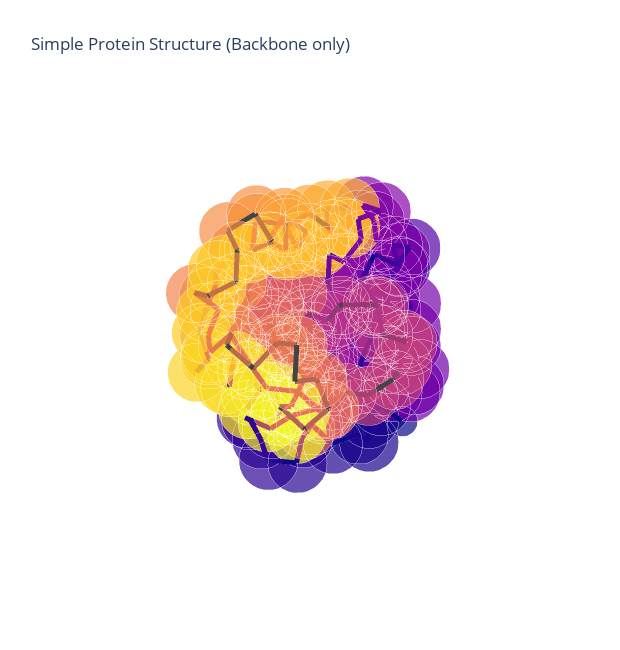

Notebook source saved alongside this figure:
### Markdown cell above
## Plot 3D Structure

Graphein provides two main ways of visualising protein graph structures. These are based on plotly (interactive) and matplotlib (static).

### Interactive

Interactive visualisation can be performed by using [`plotly_protein_structure_graph()`](https://graphein.ai/modules/graphein.protein.html#graphein.protein.visualisation.plotly_protein_structure_graph)

#### Parameters
```
G: nx.Graph,
plot_title: Optional[str] = None,
figsize: Tuple[int, int] = (620, 650),
node_alpha: float = 0.7,
node_size_min: float = 20.0,
node_size_multiplier: float = 20.0,
label_node_ids: bool = True,
node_colour_map=plt.cm.plasma,
edge_color_map=plt.cm.plasma,
colour_nodes_by: str = "degree",
colour_edges_by: str = "type",
edge_alpha: float = 0.5,
```

#### Plots

### Code cell
from graphein.protein.visualisation import plotly_protein_structure_graph

plotly_protein_structure_graph(
    G=simple_graph,
    plot_title="Simple Protein Structure (Backbone only)",
    colour_nodes_by="residue_number",
    colour_edges_by="kind",
    node_size_min=1
    )

### Figure 1 — Plotly figure (JSON) as saved in the notebook; plotly's stock layout.template omitted (floating-point values rounded to 4 significant figures; data arrays with more than 128 entries replaced by an {"elided": "..."} marker saying what was removed)
{"data": [{"hoverinfo": "text+x+y+z", "marker": {"color": {"elided": "174x4 float values"}, "opacity": 0.7, "size": {"elided": "174 int values"}, "symbol": "circle"}, "mode": "markers", "text": {"elided": "174 str values"}, "type": "scatter3d", "x": {"elided": "174 float values"}, "y": {"elided": "174 float values"}, "z": {"elided": "174 float values"}}, {"hoverinfo": "text", "line": {"color": {"elided": "173x4 float values"}, "width": 10}, "mode": "lines", "text": {"elided": "173 str values"}, "type": "scatter3d", "x": {"elided": "519 float values"}, "y": {"elided": "519 float values"}, "z": {"elided": "519 float values"}}], "layout": {"height": 650, "margin": {"t": 100}, "scene": {"xaxis": {"showbackground": false, "showgrid": false, "showline": false, "showticklabels": false, "title": {"text": ""}, "zeroline": false}, "yaxis": {"showbackground": false, "showgrid": false, "showline": false, "showticklabels": false, "title": {"text": ""}, "zeroline": false}, "zaxis": {"showbackground": false, "showgrid": false, "showline": false, "showticklabels": false, "title": {"text": ""}, "zeroline": false}}, "showlegend": false, "title": {"text": "Simple Protein Structure (Backbone only)"}, "width": 620}}
